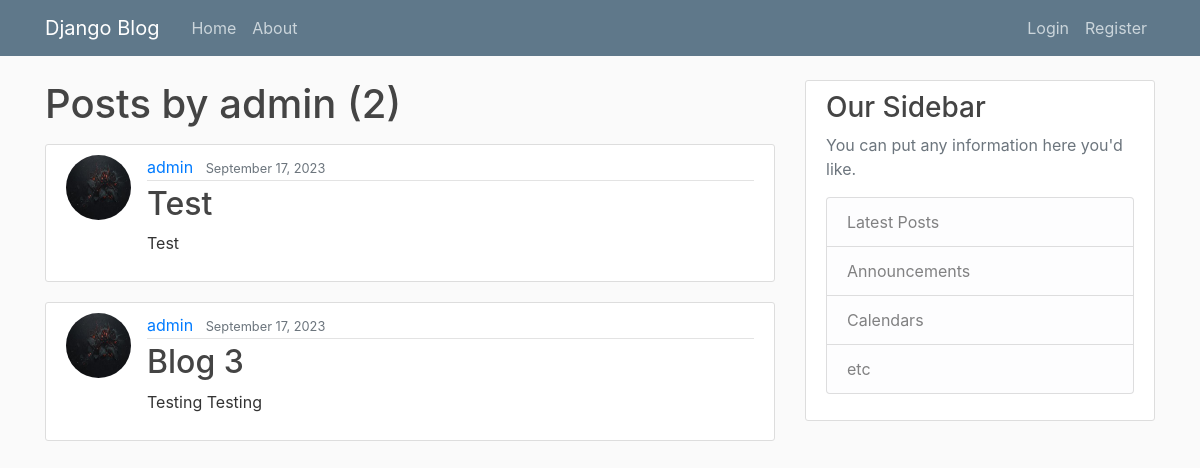
Page /user/admin on the earlier database version.
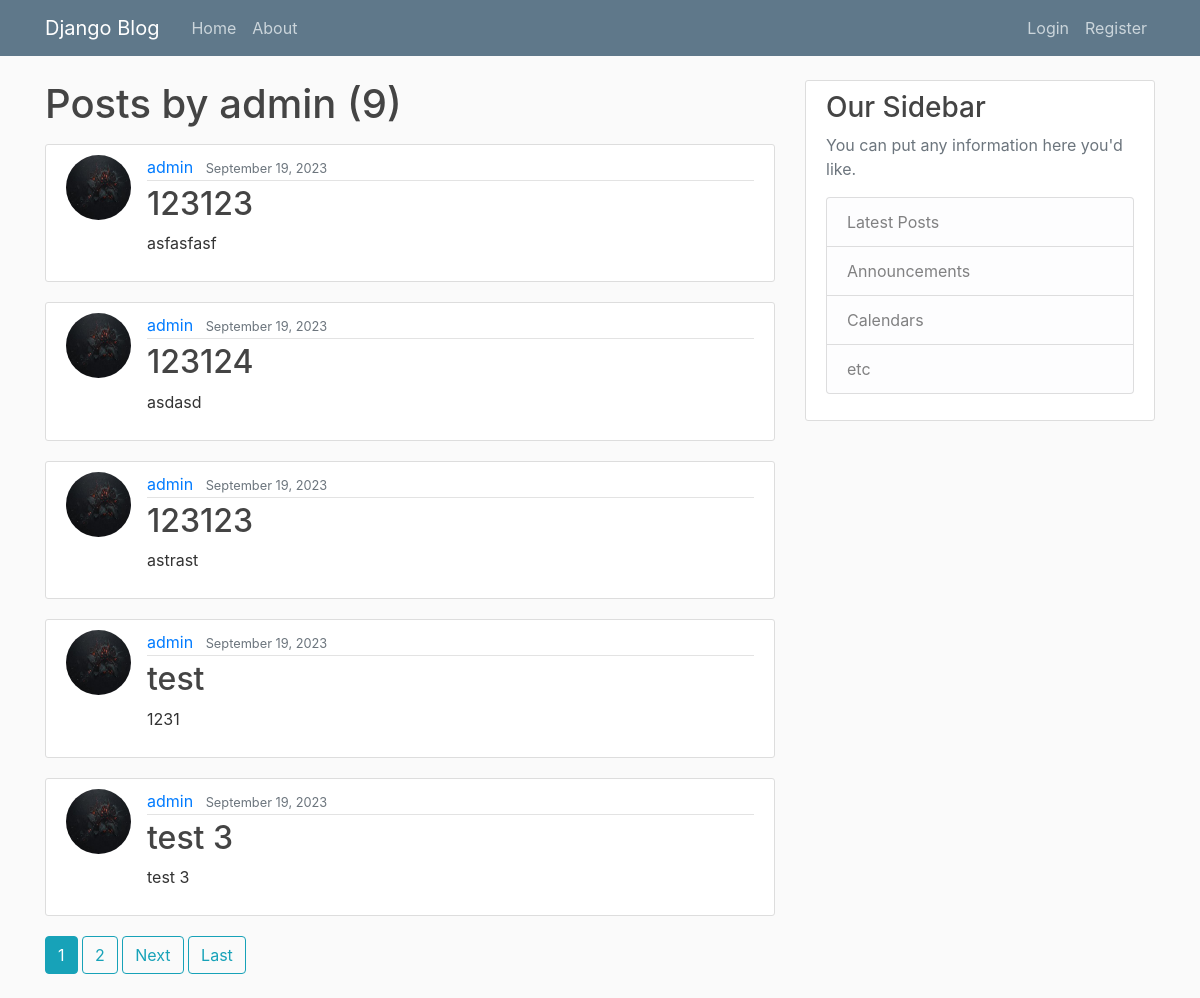
Same page on the later database version.
### blog/models.py (models this page shows, shortened)
class Post(models.Model):
    title = models.CharField(max_length=100)
    content = models.TextField()
    date_posted = models.DateTimeField(default=timezone.now)
    author = models.ForeignKey(User, on_delete=models.CASCADE)

### users/models.py (models this page shows, shortened)
class Profile(models.Model):
    user = models.OneToOneField(User, on_delete=models.CASCADE)
    image = models.ImageField(default='default.jpg', upload_to='profile_pics')

### blog/views.py (the view)
# urls.py: path('user/<str:username>', UserPostListView.as_view(), name='user-posts'),
class UserPostListView(ListView):
    model = Post
    template_name = 'blog/user_posts.html'  # <app>/<model>_<viewtype>.html
    context_object_name = 'posts'
    paginate_by = 5
    def get_queryset(self):
        user = get_object_or_404(User, username=self.kwargs.get('username'))
        return Post.objects.filter(author=user).order_by('-date_posted')

### blog/templates/blog/user_posts.html (shortened to what this page needs)
{% extends "blog/base.html" %}
{% block content %}
    <h1 class="mb-3">Posts by {{ view.kwargs.username }} ({{ page_obj.paginator.count }})</h1>
    {% for post in posts %}
        <article class="media content-section">
          <img class="rounded-circle article-img" src="{{ post.author.profile.image.url }}">
          <div class="media-body">
            <div class="article-metadata">
              <a class="mr-2" href="{% url 'user-posts' post.author.username %}">{{ post.author }}</a>
              <small class="text-muted">{{ post.date_posted|date:"F d, Y" }}</small>
            </div>
            <h2><a class="article-title" href="{% url 'post-detail' post.id %}">{{ post.title }}</a></h2>
            <p class="article-content">{{ post.content }}</p>
          </div>
        </article>
    {% endfor %}
    {% if is_paginated %}
      {% for num in page_obj.paginator.page_range %}
        {% if page_obj.number == num %}
          <a class="btn btn-info mb-4" href="?page={{ num }}">{{ num }}</a>
        {% elif num > page_obj.number|add:'-3' and num < page_obj.number|add:'3' %}
          <a class="btn btn-outline-info mb-4" href="?page={{ num }}">{{ num }}</a>
        {% endif %}
      {% endfor %}
      {% if page_obj.has_next %}
        <a class="btn btn-outline-info mb-4" href="?page={{ page_obj.next_page_number }}">Next</a>
        <a class="btn btn-outline-info mb-4" href="?page={{ page_obj.paginator.num_pages }}">Last</a>
      {% endif %}
    {% endif %}
{% endblock content %}

Differences in the rows shown:
no longer on this page (row unchanged): Post: author.profile.image (picture), author "admin", date_posted "September 17, 2023", title "Test", content "Test"
no longer on this page (row unchanged): Post: author.profile.image (picture), author "admin", date_posted "September 17, 2023", title "Blog 3", content "Testing Testing"
added Post: author.profile.image (picture), author "admin", date_posted "September 19, 2023", title "123123", content "asfasfasf"
added Post: author.profile.image (picture), author "admin", date_posted "September 19, 2023", title "123124", content "asdasd"
added Post: author.profile.image (picture), author "admin", date_posted "September 19, 2023", title "123123", content "astrast"
added Post: author.profile.image (picture), author "admin", date_posted "September 19, 2023", title "test", content "1231"
added Post: author.profile.image (picture), author "admin", date_posted "September 19, 2023", title "test 3", content "test 3"
Other differences:
{{ page_obj.paginator.count }}: "2" → "9"
new list line: "1"
new list line: "2"
text now shown: "Next Last"
